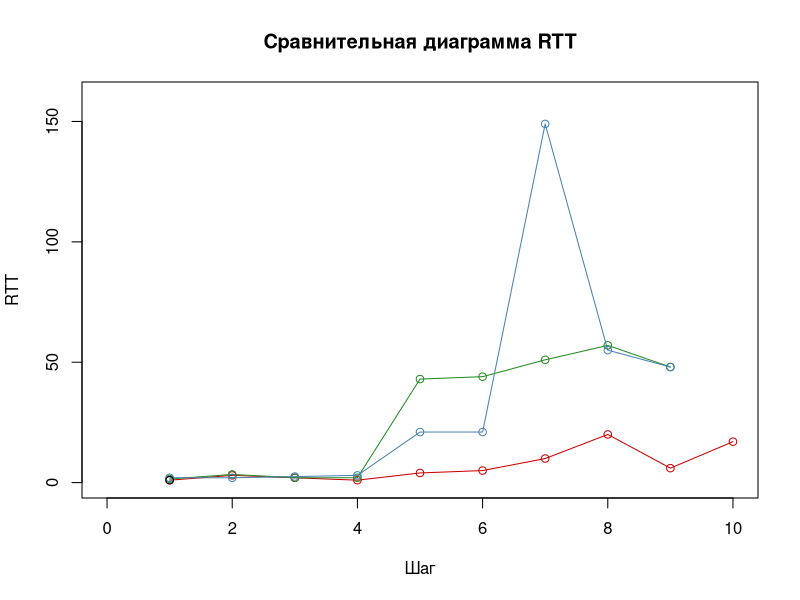

This chart was generated by the following R code:
## ---- chunk 1
xt <- c(0,8,16,24,32,40,48,56,62,72,80,88,96,104,112,120,128,136,144,152,160)
yh <- c(0,0.5,1,1.5,2,2.5,3,3.5,4,4.5,5,5.5,6,6.5,7,7.5,8,8.5,9,9.5,10)
a <- c(1,3,2,1,4,5,10,20,6,17)
aa <- c(1,2,3,4,5,6,7,8,9,10)
b <- c(1.5,3.4,2,2,43,44,51,57,48)
bb <- c(1,2,3,4,5,6,7,8,9)
e <- c(2,2,2.5,3,21,21,149,55,48)
ee <- c(1,2,3,4,5,6,7,8,9)
d <- c(1)
dd <- c(1)
plot(yh,xt, main = "Сравнительная диаграмма RTT", xlab = "Шаг", ylab = "RTT",type = "n")
points(aa,a,col = "red3")
lines(aa,a,col = "red3")
points(bb,b,col = "forestgreen")
lines(bb,b,col = "forestgreen")
points(ee,e,col = "steelblue")
lines(ee,e,col = "steelblue")
points(dd,d)
lines(dd,d)

